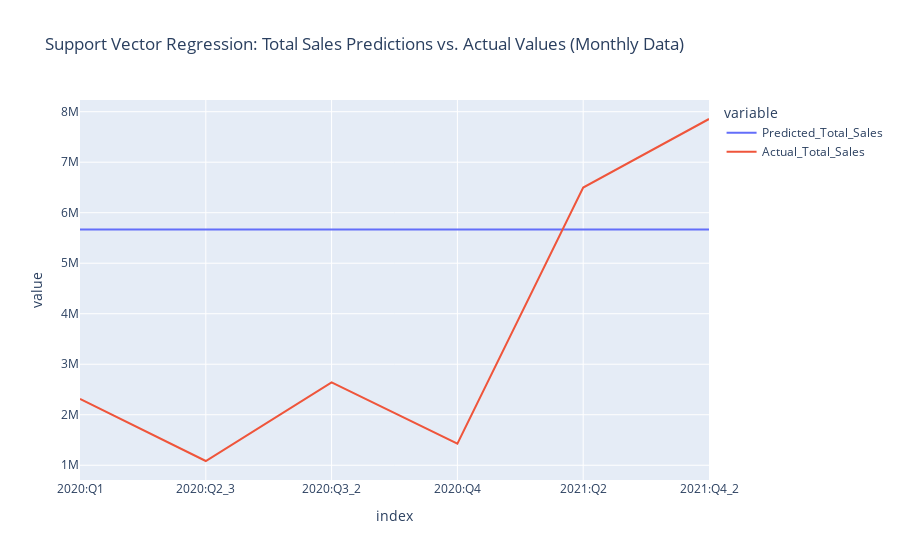

The notebook cell this image was saved under:
### Code cell
#plot the predictions vs. the actual values
px.line(svr_df, x=svr_df.index, y=['Predicted_Total_Sales', 'Actual_Total_Sales'], 
        title='Support Vector Regression: Total Sales Predictions vs. Actual Values (Monthly Data)')

### Figure 1 — Plotly figure (JSON) as saved in the notebook; plotly's stock layout.template omitted (floating-point values rounded to 4 significant figures)
{"data": [{"hovertemplate": "variable=Predicted_Total_Sales<br>index=%{x}<br>value=%{y}<extra></extra>", "legendgroup": "Predicted_Total_Sales", "line": {"color": "#636efa", "dash": "solid"}, "marker": {"symbol": "circle"}, "mode": "lines", "name": "Predicted_Total_Sales", "orientation": "v", "showlegend": true, "type": "scatter", "x": ["2020:Q1", "2020:Q2_3", "2020:Q3_2", "2020:Q4", "2021:Q2", "2021:Q4_2"], "xaxis": "x", "y": [5669000.0, 5669000.0, 5669000.0, 5669000.0, 5669000.0, 5669000.0], "yaxis": "y"}, {"hovertemplate": "variable=Actual_Total_Sales<br>index=%{x}<br>value=%{y}<extra></extra>", "legendgroup": "Actual_Total_Sales", "line": {"color": "#EF553B", "dash": "solid"}, "marker": {"symbol": "circle"}, "mode": "lines", "name": "Actual_Total_Sales", "orientation": "v", "showlegend": true, "type": "scatter", "x": ["2020:Q1", "2020:Q2_3", "2020:Q3_2", "2020:Q4", "2021:Q2", "2021:Q4_2"], "xaxis": "x", "y": [2312746, 1084194, 2641630, 1428569, 6498339, 7855000.0], "yaxis": "y"}], "layout": {"legend": {"title": {"text": "variable"}, "tracegroupgap": 0}, "title": {"text": "Support Vector Regression: Total Sales Predictions vs. Actual Values (Monthly Data)"}, "xaxis": {"anchor": "y", "domain": [0, 1], "title": {"text": "index"}}, "yaxis": {"anchor": "x", "domain": [0, 1], "title": {"text": "value"}}}}
